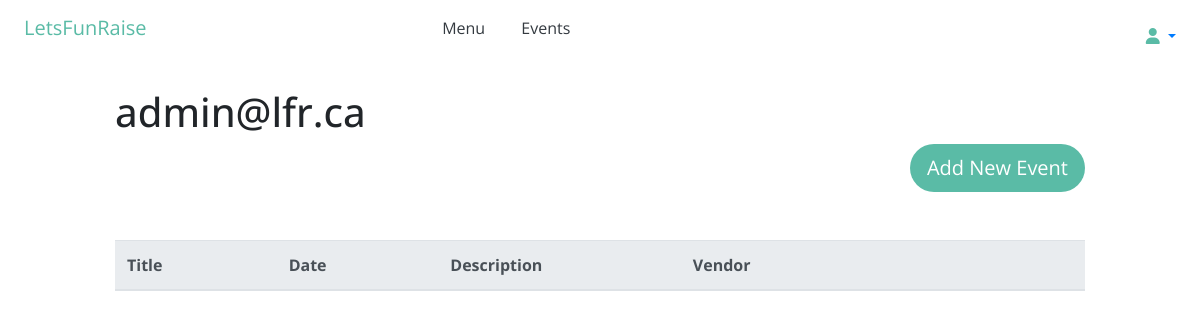
The page /event/ (signed in) on the database as committed earlier.
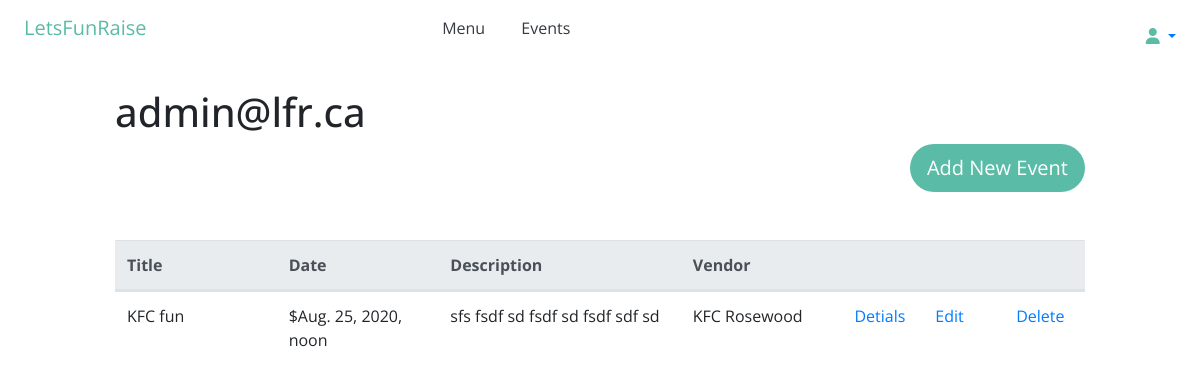
The same page on the database as committed later.
### school/models.py (models this page shows, shortened)
class EventItem(models.Model):
    user = models.ForeignKey(User, default=1, null=True, on_delete=models.SET_NULL)
    title = models.CharField(max_length=120)
    slug = models.SlugField(unique=True)
    date = models.DateTimeField()
    description = models.TextField(null=True, blank=True)
    vendor = models.ForeignKey(Vendor, default=1, null=True, on_delete=models.SET_NULL)
    def get_absolute_url(self):
        return f"/event/{self.slug}"
    def get_edit_url(self):
        return f"{self.get_absolute_url()}/edit"
    def get_delete_url(self):
        return f"{self.get_absolute_url()}/delete"

class Vendor(models.Model):
    email = models.CharField(max_length=200)
    title = models.CharField(max_length=200)

### school/views.py (the view)
# urls.py: path('', event_item_list_view),
def event_item_list_view(request):
    qs = EventItem.objects.filter(user=request.user)
    template_name = 'event/event_list.html'
    context = {'object_list': qs}
    return render(request, template_name, context)

### accounts/models.py (called while the page is built)
    def __str__(self):
        return self.email

    @property
    def is_active(self):
        return self.active

### school/templates/event/event_list.html
{% extends 'base.html' %}
{% block content %}
<h1>{{user}}</h1>
<a class="btn btn-lg rounded-pill float-right mb-5" href=" /event-new/" role="button">Add New Event</a>
<table class="table text-left">
   <thead class="thead-light">
      <tr class='d-flex'>
         <th class="col-2">Title</th>
         <th class="col-2">Date</th>
         <th class="col-3">Description</th>
         <th class="col-2">Vendor</th>
         <th class="col-1"></th>
         <th class="col-1"></th>
         <th class="col-1"></th>
      </tr>
   </thead>
   {% for object in object_list %}
   <tbody>
      <tr class='d-flex'>
         <td class="col-2">{{ object.title }}</td>
         <td class="col-2">${{ object.date }}</td>
         <td class="col-3">{{ object.description|linebreaks|truncatewords:10 }}</td>
         <td class="col-2">{{ object.vendor.title }}</td>
         <td class="col-1"><a  href="{{ object.get_absolute_url }}" role="button">Detials</a> </td>
         <td class="col-1"><a href="{{ object.get_edit_url }}" role="button">Edit</a></td>
         <td class="col-1"> <a href="{{ object.get_delete_url }}" role="button">Delete</a></td>
      </tr>
   </tbody>
   {% endfor %}
</table>
{% endblock content %}

Rows that differ between the two databases and show on the page:
added EventItem: title "KFC fun", date "Aug. 25, 2020, noon", description "sfs fsdf sd fsdf sd fsdf sdf sd", vendor "KFC Rosewood"
